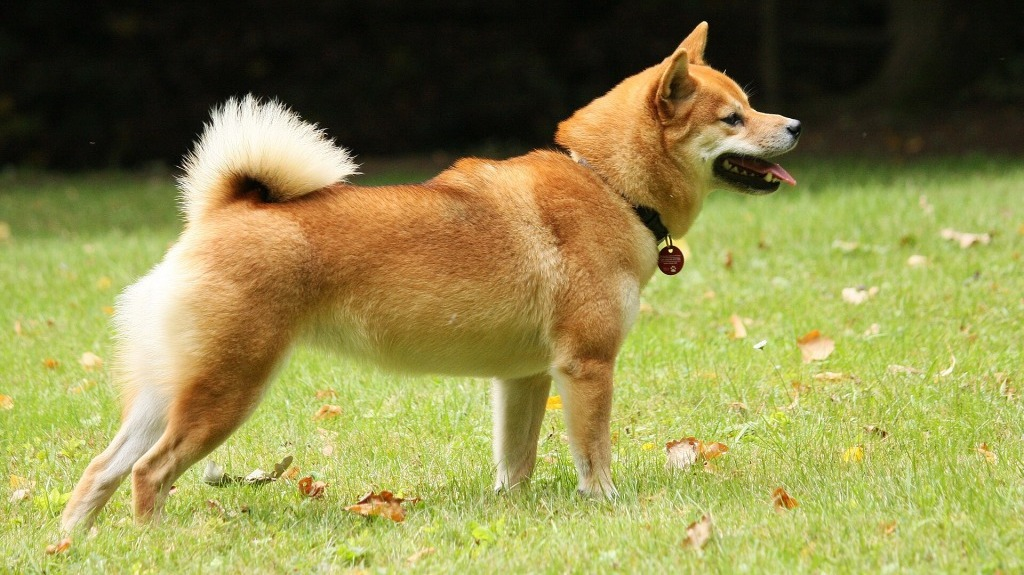
#> input picture images/dog_1.jpg, 1024 x 575 px, found by its file name
$ python ex1a.py
#> lines starting #> are read from the running program, lines starting #| are printed output that depends on the picture
#!/usr/bin/env python3

# imports
import cv2                                                                                  #Biblio para processamento de imagens
import numpy as np                                                                          #Biblio para arrays e operações matemáticas


# Main function
def main():
    print("SAVI exercise")                                                                  #Escreve isto no terminal

    # relative path
    image = cv2.imread("C:/Users/carolina marques/Desktop/SAVI/MySavi/images/dog_1.jpg")   #Lê a imagem do disco e guarda-a numa variável chamada image
#> image is the input picture: shape (575, 1024, 3); mean B, G, R 75.6, 136.7, 141.4

    print("shape = " + str(image.shape))                                                   # Mostra as dimensões da imagem (altura, largura, canais)
#| shape = (575, 1024, 3)
    print("dtype = " + str(image.dtype))                                                   # Mostra o tipo de dados dos pixels da imagem (normalmente uint8)
#| dtype = uint8


    cv2.imshow("Imagem Original", image)
    cv2.waitKey(0)


    # Get the grayscale image
    gray_image = cv2.cvtColor(image, cv2.COLOR_BGR2GRAY)
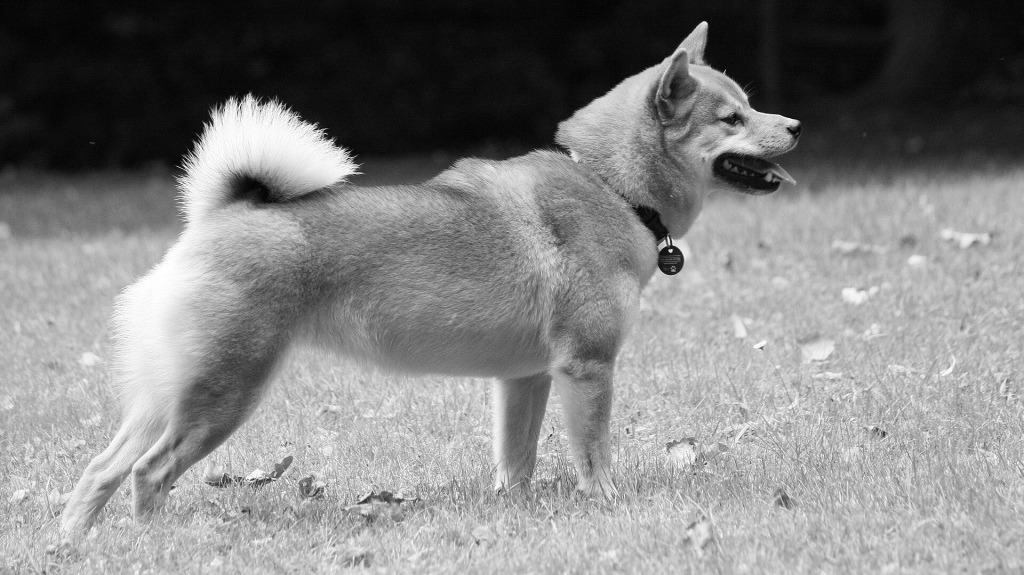
#> gray_image: shape (575, 1024); min 0, max 255, mean 131.2

    print("gray shape = " + str(gray_image.shape))
#| gray shape = (575, 1024)
    print("gray dtype = " + str(gray_image.dtype))
#| gray dtype = uint8

    #cv2.imshow("Gray Image", gray_image)
    #cv2.waitKey(0)


    # How to get a portion of the image?

    left_side_image = gray_image[:, :512]
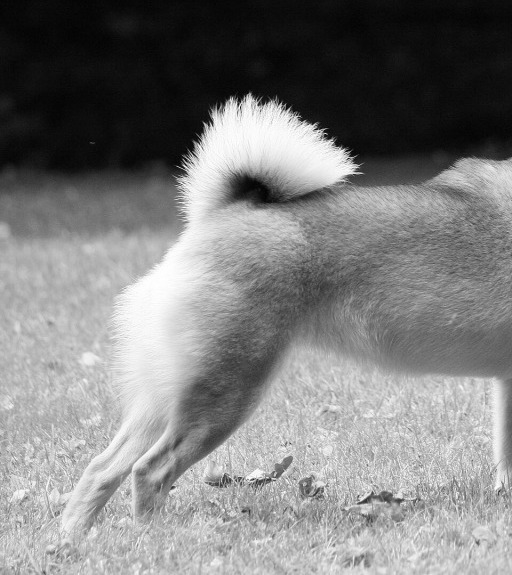
#> left_side_image: shape (575, 512); min 0, max 255, mean 126.3

    #cv2.imshow("Left side image", left_side_image)


    dog_tail = gray_image[1:round(895/2), 512:1024]
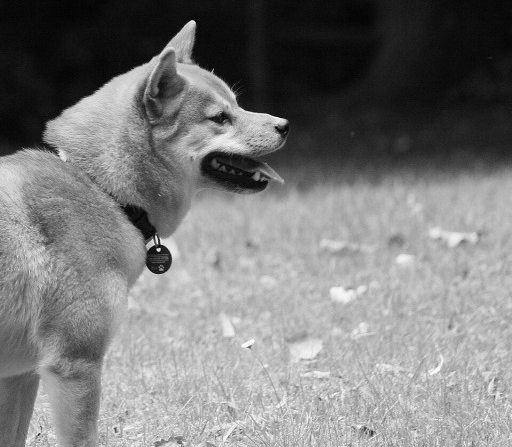
#> dog_tail: shape (447, 512); min 1, max 254, mean 123

    #cv2.imshow("Dog Tail", dog_tail)


    # resize an image

    resize_image = cv2.resize(gray_image, (256, 256))
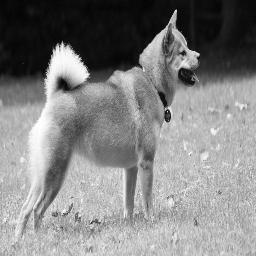
#> resize_image: shape (256, 256); min 3, max 255, mean 131

    #cv2.imshow("Resized Image", resize_image)


    # brighten the image

    bright_image = gray_image + 20
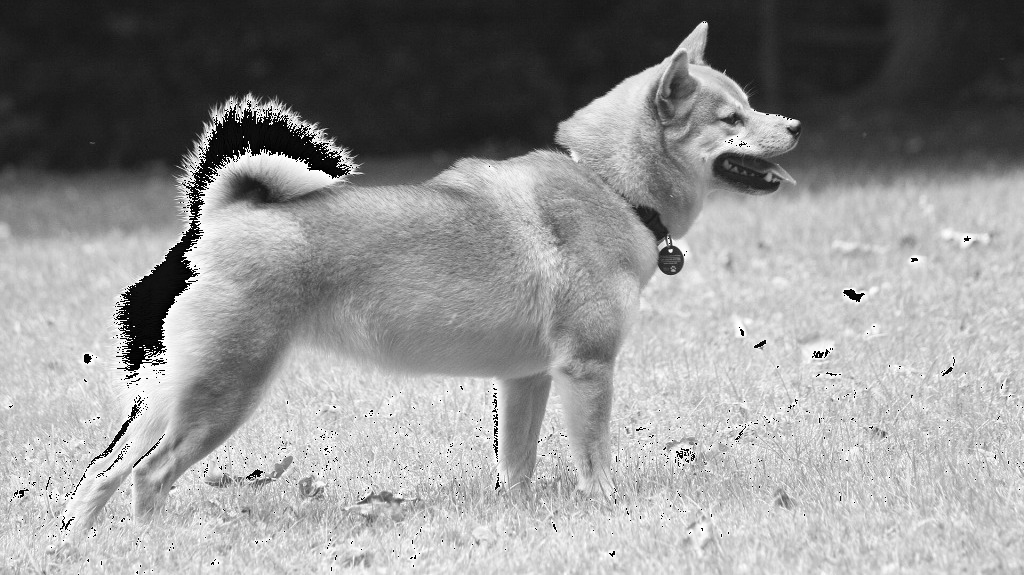
#> bright_image: shape (575, 1024); min 0, max 255, mean 145.4

    #cv2.imshow("Bright Image", bright_image)
    #cv2.waitKey(0)

    #
    # Challenge to solve overflow
    #

    print("gray dtype = " + str(gray_image.dtype))
#| gray dtype = uint8

    image_float = gray_image.astype(float)

    print("image_float dtype = " + str(image_float.dtype))
#| image_float dtype = float64


    # safe brighten the image
    image_brightened = image_float + 20


    # some elements will have values over 255,
    # so we need to clip the values to 255
    image_brightened = image_brightened.clip(0, 255)


    # convert back to uint8
    image_brightened = image_brightened.astype(np.uint8)

if __name__ == "__main__":
    main()

$ run again, with images/person_2.jpg copied over images/dog_1.jpg
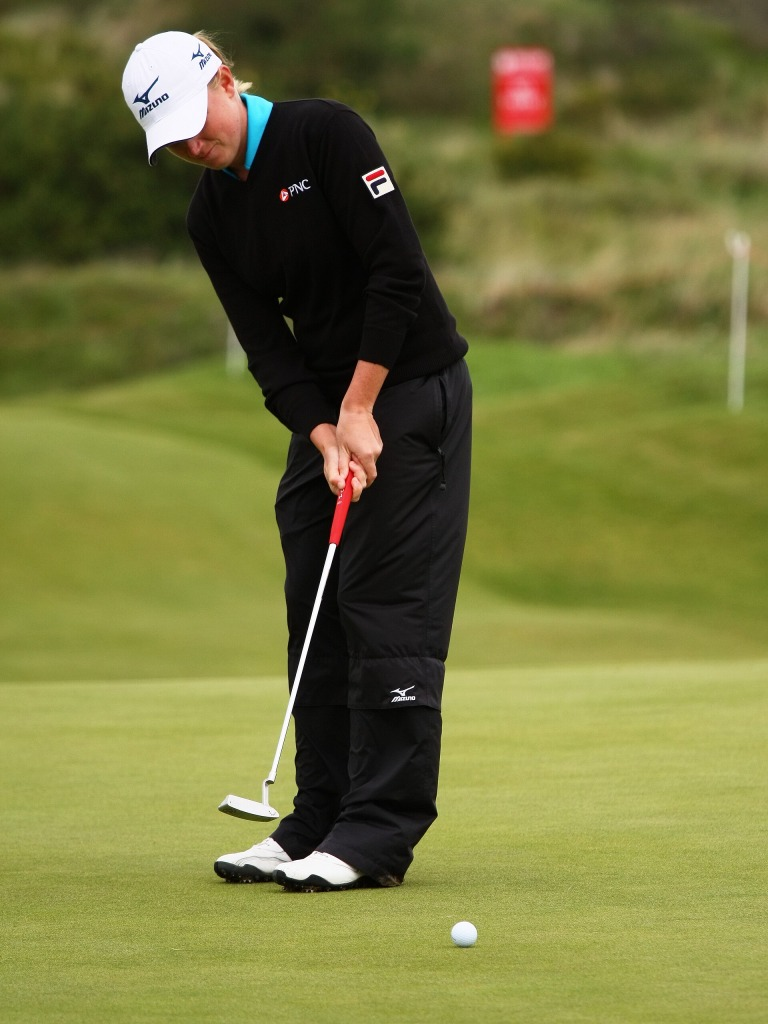
#> input picture images/person_2.jpg, 768 x 1024 px, found by its file name
#> in main, image is the input picture: shape (1024, 768, 3); mean B, G, R 60.6, 118.8, 117.8
#| shape = (1024, 768, 3)
#| dtype = uint8
#| gray shape = (1024, 768)
#| gray dtype = uint8
#> in main, `dog_tail = gray_image[1:round(895/2), 512:1024]`:
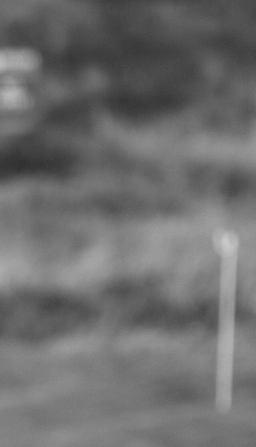
#> dog_tail: shape (447, 256); min 48, max 201, mean 109.9
#> in main, `resize_image = cv2.resize(gray_image, (256, 256))`:
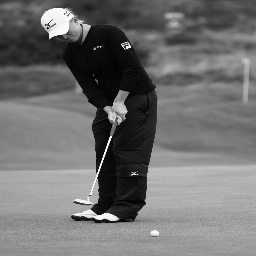
#> resize_image: shape (256, 256); min 2, max 255, mean 112.1
#| gray dtype = uint8
#| image_float dtype = float64
